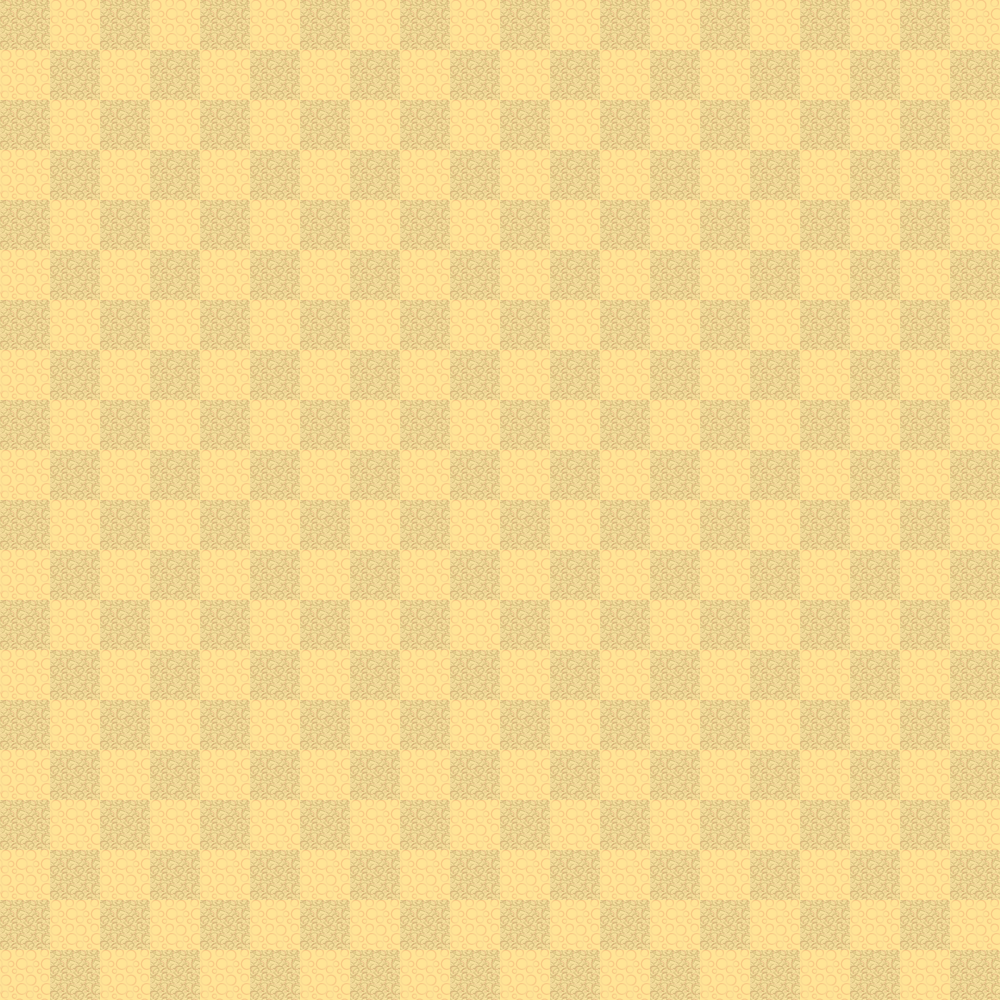

A level layout from a 2D game, rendered from its tile map. Below: a short description, then the map file with tile-grid data replaced by summaries:
An orthogonal 40x40 tile map with 25x25 px tiles, 4 tile layers (background, helper (do not export!), foreground, entities), 2 tilesets.

<map version="1.0" orientation="orthogonal" width="40" height="40" tilewidth="25" tileheight="25">
 <tileset firstgid="1" name="entities" tilewidth="24" tileheight="24">
  <image source="entities.png" width="408" height="24" />
 </tileset>
 <tileset firstgid="18" name="material_25px" tilewidth="25" tileheight="25">
  <image source="../client/img/map/material_25px.png" width="125" height="75" />
 </tileset>
 <layer name="background" width="40" height="40">
  <data>[1600 cells, 1600 non-empty, 1 distinct tile ids]</data>
 </layer>
 <layer name="helper (do not export!)" width="40" height="40" opacity="0.16">
  <data>[1600 cells, 800 non-empty, 1 distinct tile ids]</data>
 </layer>
 <layer name="foreground" width="40" height="40">
  <data>[1600 cells, 0 non-empty, 0 distinct tile ids]</data>
 </layer>
 <layer name="entities" width="40" height="40">
  <data>[1600 cells, 0 non-empty, 0 distinct tile ids]</data>
 </layer>
</map>
